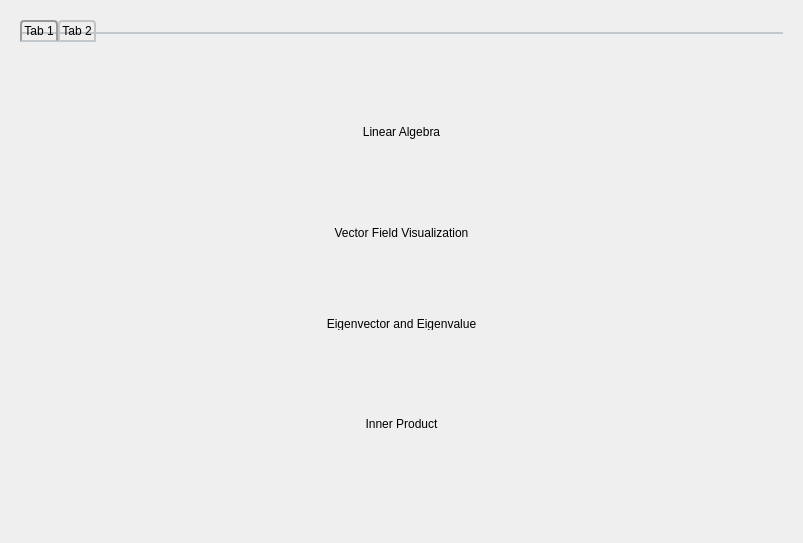
<?xml version="1.0" encoding="UTF-8"?>
<ui version="4.0">
 <class>MainPages</class>
 <widget class="QWidget" name="MainPages">
  <property name="geometry">
   <rect>
    <x>0</x>
    <y>0</y>
    <width>803</width>
    <height>543</height>
   </rect>
  </property>
  <property name="windowTitle">
   <string>Form</string>
  </property>
  <layout class="QVBoxLayout" name="verticalLayout_4">
   <item>
    <widget class="QStackedWidget" name="pages">
     <property name="currentIndex">
      <number>2</number>
     </property>
     <widget class="QWidget" name="page_1">
      <widget class="QGroupBox" name="groupBox">
       <property name="geometry">
        <rect>
         <x>260</x>
         <y>430</y>
         <width>301</width>
         <height>41</height>
        </rect>
       </property>
       <property name="title">
        <string>Declaration</string>
       </property>
      </widget>
      <widget class="QListWidget" name="listWidget">
       <property name="geometry">
        <rect>
         <x>30</x>
         <y>60</y>
         <width>181</width>
         <height>111</height>
        </rect>
       </property>
       <property name="editTriggers">
        <set>QAbstractItemView::NoEditTriggers</set>
       </property>
      </widget>
      <widget class="QTextEdit" name="output_text_edit_2">
       <property name="geometry">
        <rect>
         <x>30</x>
         <y>300</y>
         <width>211</width>
         <height>181</height>
        </rect>
       </property>
      </widget>
      <widget class="QPlainTextEdit" name="input_text_edit">
       <property name="geometry">
        <rect>
         <x>260</x>
         <y>50</y>
         <width>531</width>
         <height>131</height>
        </rect>
       </property>
       <property name="plainText">
        <string/>
       </property>
       <property name="backgroundVisible">
        <bool>false</bool>
       </property>
      </widget>
      <widget class="QLineEdit" name="lineEdit">
       <property name="geometry">
        <rect>
         <x>80</x>
         <y>10</y>
         <width>131</width>
         <height>31</height>
        </rect>
       </property>
      </widget>
      <widget class="QLabel" name="label_4">
       <property name="geometry">
        <rect>
         <x>260</x>
         <y>200</y>
         <width>41</width>
         <height>31</height>
        </rect>
       </property>
       <property name="styleSheet">
        <string notr="true">font: 700 14pt &quot;Segoe Print&quot;;</string>
       </property>
       <property name="text">
        <string>Key</string>
       </property>
      </widget>
      <widget class="QTextEdit" name="output_text_edit">
       <property name="geometry">
        <rect>
         <x>260</x>
         <y>300</y>
         <width>531</width>
         <height>111</height>
        </rect>
       </property>
      </widget>
      <widget class="QPlainTextEdit" name="input_text_edit_2">
       <property name="geometry">
        <rect>
         <x>310</x>
         <y>200</y>
         <width>481</width>
         <height>31</height>
        </rect>
       </property>
       <property name="plainText">
        <string/>
       </property>
      </widget>
      <widget class="QLabel" name="label_3">
       <property name="geometry">
        <rect>
         <x>0</x>
         <y>10</y>
         <width>81</width>
         <height>28</height>
        </rect>
       </property>
       <property name="styleSheet">
        <string notr="true">font: 700 14pt &quot;Segoe Print&quot;;</string>
       </property>
       <property name="text">
        <string>Search</string>
       </property>
      </widget>
      <widget class="QRadioButton" name="encode">
       <property name="geometry">
        <rect>
         <x>400</x>
         <y>250</y>
         <width>91</width>
         <height>41</height>
        </rect>
       </property>
       <property name="text">
        <string>Encode</string>
       </property>
      </widget>
      <widget class="QPushButton" name="pushButton_3">
       <property name="geometry">
        <rect>
         <x>570</x>
         <y>420</y>
         <width>221</width>
         <height>51</height>
        </rect>
       </property>
       <property name="text">
        <string>Smart Conversion (beta)</string>
       </property>
      </widget>
      <widget class="QRadioButton" name="decode">
       <property name="geometry">
        <rect>
         <x>510</x>
         <y>248</y>
         <width>101</width>
         <height>41</height>
        </rect>
       </property>
       <property name="text">
        <string>Decode</string>
       </property>
      </widget>
      <widget class="QLabel" name="label_2">
       <property name="geometry">
        <rect>
         <x>260</x>
         <y>250</y>
         <width>121</width>
         <height>41</height>
        </rect>
       </property>
       <property name="styleSheet">
        <string notr="true">font: 700 14pt &quot;Segoe Print&quot;;</string>
       </property>
       <property name="text">
        <string>Output Text</string>
       </property>
      </widget>
      <widget class="QPushButton" name="pushButton">
       <property name="geometry">
        <rect>
         <x>620</x>
         <y>250</y>
         <width>171</width>
         <height>41</height>
        </rect>
       </property>
       <property name="text">
        <string>Convert</string>
       </property>
      </widget>
      <widget class="QLabel" name="label_6">
       <property name="geometry">
        <rect>
         <x>410</x>
         <y>10</y>
         <width>171</width>
         <height>31</height>
        </rect>
       </property>
       <property name="styleSheet">
        <string notr="true">font: 700 14pt &quot;Segoe Print&quot;;</string>
       </property>
       <property name="text">
        <string>Using:</string>
       </property>
      </widget>
      <widget class="QLabel" name="label_5">
       <property name="geometry">
        <rect>
         <x>100</x>
         <y>270</y>
         <width>41</width>
         <height>21</height>
        </rect>
       </property>
       <property name="styleSheet">
        <string notr="true">font: 700 14pt &quot;Segoe Print&quot;;</string>
       </property>
       <property name="text">
        <string>Info</string>
       </property>
       <property name="textFormat">
        <enum>Qt::AutoText</enum>
       </property>
      </widget>
      <widget class="QLabel" name="label">
       <property name="geometry">
        <rect>
         <x>260</x>
         <y>10</y>
         <width>121</width>
         <height>31</height>
        </rect>
       </property>
       <property name="styleSheet">
        <string notr="true">font: 700 14pt &quot;Segoe Print&quot;;</string>
       </property>
       <property name="text">
        <string>Input Text</string>
       </property>
      </widget>
      <widget class="QListWidget" name="listWidget_2">
       <property name="geometry">
        <rect>
         <x>30</x>
         <y>180</y>
         <width>181</width>
         <height>81</height>
        </rect>
       </property>
       <property name="font">
        <font>
         <pointsize>10</pointsize>
        </font>
       </property>
      </widget>
      <widget class="QPushButton" name="ClearButton">
       <property name="geometry">
        <rect>
         <x>190</x>
         <y>10</y>
         <width>21</width>
         <height>31</height>
        </rect>
       </property>
       <property name="text">
        <string>X</string>
       </property>
      </widget>
     </widget>
     <widget class="QWidget" name="page_2">
      <layout class="QVBoxLayout" name="verticalLayout_2">
       <item>
        <widget class="QLabel" name="label_8">
         <property name="maximumSize">
          <size>
           <width>16777215</width>
           <height>32</height>
          </size>
         </property>
         <property name="styleSheet">
          <string notr="true">font: 700 18pt &quot;Segoe Print&quot;;</string>
         </property>
         <property name="text">
          <string>Password Manager</string>
         </property>
         <property name="alignment">
          <set>Qt::AlignCenter</set>
         </property>
        </widget>
       </item>
       <item>
        <layout class="QHBoxLayout" name="horizontalLayout_6">
         <item>
          <widget class="QLabel" name="label_9">
           <property name="styleSheet">
            <string notr="true">font: 700 10pt &quot;Segoe Print&quot;;</string>
           </property>
           <property name="text">
            <string>number count</string>
           </property>
           <property name="alignment">
            <set>Qt::AlignCenter</set>
           </property>
          </widget>
         </item>
         <item>
          <widget class="QLabel" name="label_7">
           <property name="styleSheet">
            <string notr="true">font: 700 10pt &quot;Segoe Print&quot;;</string>
           </property>
           <property name="text">
            <string>passwords strength</string>
           </property>
           <property name="alignment">
            <set>Qt::AlignCenter</set>
           </property>
          </widget>
         </item>
         <item>
          <widget class="QLabel" name="label_10">
           <property name="styleSheet">
            <string notr="true">font: 700 10pt &quot;Segoe Print&quot;;</string>
           </property>
           <property name="text">
            <string>leaked passwords</string>
           </property>
           <property name="alignment">
            <set>Qt::AlignLeading|Qt::AlignLeft|Qt::AlignVCenter</set>
           </property>
          </widget>
         </item>
        </layout>
       </item>
       <item>
        <layout class="QHBoxLayout" name="horizontalLayout"/>
       </item>
       <item>
        <layout class="QHBoxLayout" name="horizontalLayout_2"/>
       </item>
       <item>
        <layout class="QHBoxLayout" name="horizontalLayout_3"/>
       </item>
      </layout>
     </widget>
     <widget class="QWidget" name="page_3">
      <layout class="QVBoxLayout" name="verticalLayout_5">
       <item>
        <widget class="QTabWidget" name="tabWidget">
         <property name="styleSheet">
          <string notr="true">QTabWidget::pane {
	border-top:2px solid #C2C7CB;
	position:absolute;
	top:-10px;
}

/* 标签居中 */
QTabWidget::tab-bar {
	alignment:center;
}

QTabBar::tab {
	background:qlineargradient(x1: 0, y1: 0, x2: 0, y2: 1,
                                stop: 0 #E1E1E1, stop: 0.4 #DDDDDD,
                                stop: 0.5 #D8D8D8, stop: 1.0 #D3D3D3);
	border:2px solid #C4C4C3;
	border-bottom-color:#C2C7CB;
	border-top-left-radius:4px;
	border-top-right-radius:4px;
	min-width:20px;
	padding:2px;
}

QTabBar::tab:selected,QTabBar::tab:hover {
	background:qlineargradient(x1: 0, y1: 0, x2: 0, y2: 1,
                                stop: 0 #fafafa, stop: 0.4 #f4f4f4,
                                stop: 0.5 #e7e7e7, stop: 1.0 #fafafa);
}

QTabBar::tab:selected {
	border-color:#9B9B9B;
	border-bottom-color:#C2C7CB;
}</string>
         </property>
         <property name="currentIndex">
          <number>0</number>
         </property>
         <widget class="QWidget" name="tab">
          <attribute name="title">
           <string>Tab 1</string>
          </attribute>
          <layout class="QVBoxLayout" name="verticalLayout">
           <item>
            <widget class="QLabel" name="label_11">
             <property name="maximumSize">
              <size>
               <width>16777215</width>
               <height>32</height>
              </size>
             </property>
             <property name="styleSheet">
              <string notr="true">font: 700 18pt &quot;Segoe Print&quot;;</string>
             </property>
             <property name="text">
              <string>Linear Algebra</string>
             </property>
             <property name="alignment">
              <set>Qt::AlignCenter</set>
             </property>
            </widget>
           </item>
           <item>
            <widget class="QLabel" name="label_12">
             <property name="maximumSize">
              <size>
               <width>16777215</width>
               <height>12</height>
              </size>
             </property>
             <property name="styleSheet">
              <string notr="true">font: 700 10pt &quot;Segoe Print&quot;;</string>
             </property>
             <property name="text">
              <string>Vector Field Visualization</string>
             </property>
             <property name="alignment">
              <set>Qt::AlignCenter</set>
             </property>
            </widget>
           </item>
           <item>
            <layout class="QHBoxLayout" name="horizontalLayout_4">
             <item>
              <layout class="QVBoxLayout" name="verticalLayout_6"/>
             </item>
             <item>
              <layout class="QVBoxLayout" name="verticalLayout_7"/>
             </item>
            </layout>
           </item>
           <item>
            <widget class="QLabel" name="label_13">
             <property name="maximumSize">
              <size>
               <width>16777215</width>
               <height>12</height>
              </size>
             </property>
             <property name="styleSheet">
              <string notr="true">font: 700 10pt &quot;Segoe Print&quot;;</string>
             </property>
             <property name="text">
              <string>Eigenvector and Eigenvalue</string>
             </property>
             <property name="alignment">
              <set>Qt::AlignCenter</set>
             </property>
            </widget>
           </item>
           <item>
            <layout class="QHBoxLayout" name="horizontalLayout_5"/>
           </item>
           <item>
            <widget class="QLabel" name="label_14">
             <property name="maximumSize">
              <size>
               <width>16777215</width>
               <height>30</height>
              </size>
             </property>
             <property name="styleSheet">
              <string notr="true">font: 700 10pt &quot;Segoe Print&quot;;</string>
             </property>
             <property name="text">
              <string>Inner Product</string>
             </property>
             <property name="alignment">
              <set>Qt::AlignCenter</set>
             </property>
            </widget>
           </item>
           <item>
            <layout class="QHBoxLayout" name="horizontalLayout_7"/>
           </item>
          </layout>
         </widget>
         <widget class="QWidget" name="tab_2">
          <attribute name="title">
           <string>Tab 2</string>
          </attribute>
          <layout class="QVBoxLayout" name="verticalLayout_3"/>
         </widget>
        </widget>
       </item>
      </layout>
     </widget>
    </widget>
   </item>
  </layout>
 </widget>
 <resources/>
 <connections/>
</ui>
